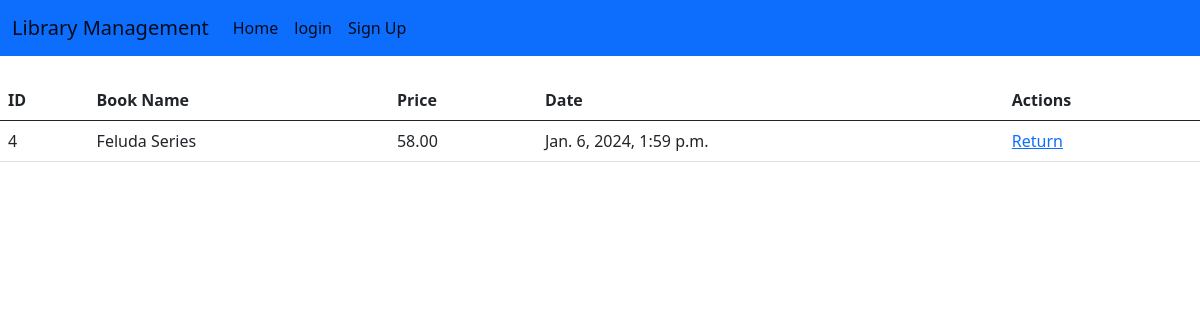
Screenshot of /user/profile/ with the database file from the repository.
### Books/models.py (models this page shows, shortened)
class Borrow(models.Model):
    user = models.ForeignKey(User, on_delete = models.CASCADE)
    book = models.ForeignKey(Books, on_delete = models.CASCADE)
    borrow_date = models.DateTimeField(auto_now_add = True)

class Books(models.Model):
    name = models.CharField(max_length=50)
    price = models.DecimalField(max_digits=4, decimal_places=2)
    quantity = models.IntegerField()
    categories = models.ForeignKey(Categories,on_delete=models.CASCADE)
    description = models.TextField()
    image = models.ImageField(upload_to = 'media/uploads/', blank=True, null=True)
    date = models.DateTimeField(auto_now_add = True)

### user/views.py (the view)
# urls.py: path('profile/',views.ProfileView, name = 'profile_page'),
def ProfileView(request,category_slug = None):
    data = Books.objects.all()
    book_category = Categories.objects.all()
    borrow = Borrow.objects.all()
    if category_slug is not None:
        user_id = request.user.id
        category = Categories.objects.get(slug = category_slug)
        data = Books.objects.filter(categories = category)
        borrow = Borrow.objects.filter(id = user_id)
    return render(request, 'profile.html', {'data': data,'borrow': borrow, 'book_category': book_category})

### user/templates/profile.html (shortened to what this page needs)
{% extends 'base.html' %}
{% load crispy_forms_tags %}
{% block content %}
<table class="table mt-4">
    <thead>
      <tr>
        <th scope="col">ID</th>
        <th scope="col">Book Name</th>
        <th scope="col">Price</th>
        <th scope="col">Date</th>
        <th scope="col">Actions</th>
      </tr>
    </thead>
    <tbody>
        {% for i in borrow %}
        <tr>
          <td>{{i.book.id}}</td>
          <td>{{i.book.name}}</td>
          <td>{{i.book.price}}</td>
          <td>{{i.borrow_date}}</td>
          <td>
              <a href="{% url 'return_book_page' i.id %}">Return</a>
          </td>
        </tr>
        {% endfor %}
      </tbody>
  </table>
{% endblock %}

### rows the page displays
Borrow: book.id "4", book.name "Feluda Series", book.price "58.00", borrow_date "Jan. 6, 2024, 1:59 p.m."
